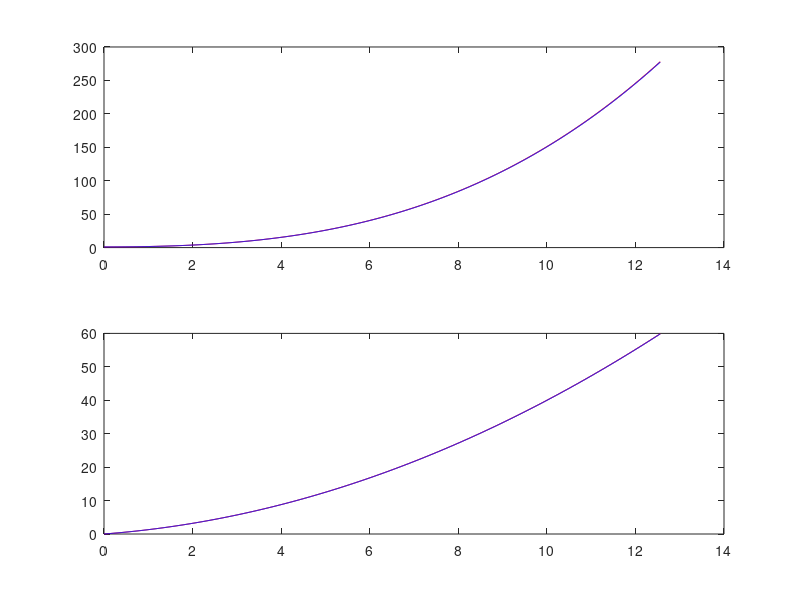

This chart was generated by the following MATLAB code:
% Test Numerical Integration of a scalar
% As a unit test to test_integration

dt = 0.01;
t  = 0:dt:4*pi;
r  = 1.0;

a      = 0.1*t.^3 + 0.5*t.^2 + 1;
a_dot  = 0.3*t.^2 +     t;
a_ddot = 0.6*t + 1;

N = numel(t);

A = zeros(size(a));
A_dot =zeros(size(A));
% A_ddot= zeros(size(A));

A(1) = a(1);
A_dot(1) = a_dot(1);

for i=2:N
    A(i) = A(i-1) + A_dot(i-1)*dt;
    A_dot(i) = A_dot(i-1) + a_ddot(i-1)*dt;
end

subplot(2,1,1)
plot(t, a, 'r', t, A, 'b');
subplot(2,1,2)
plot(t, a_dot, 'r', t, A_dot, 'b');